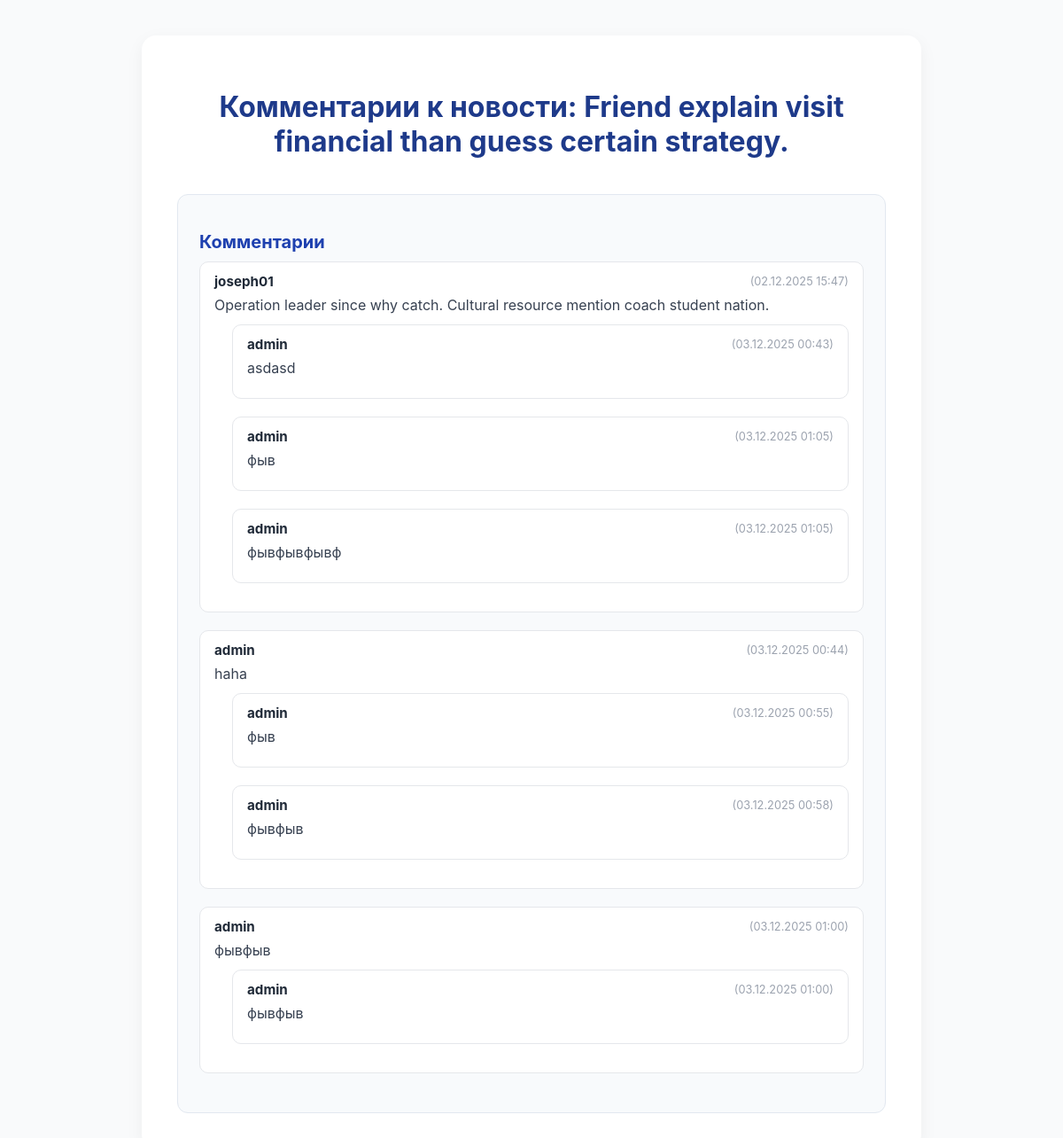
Page /comments/news/13/comments/ on the earlier database version.
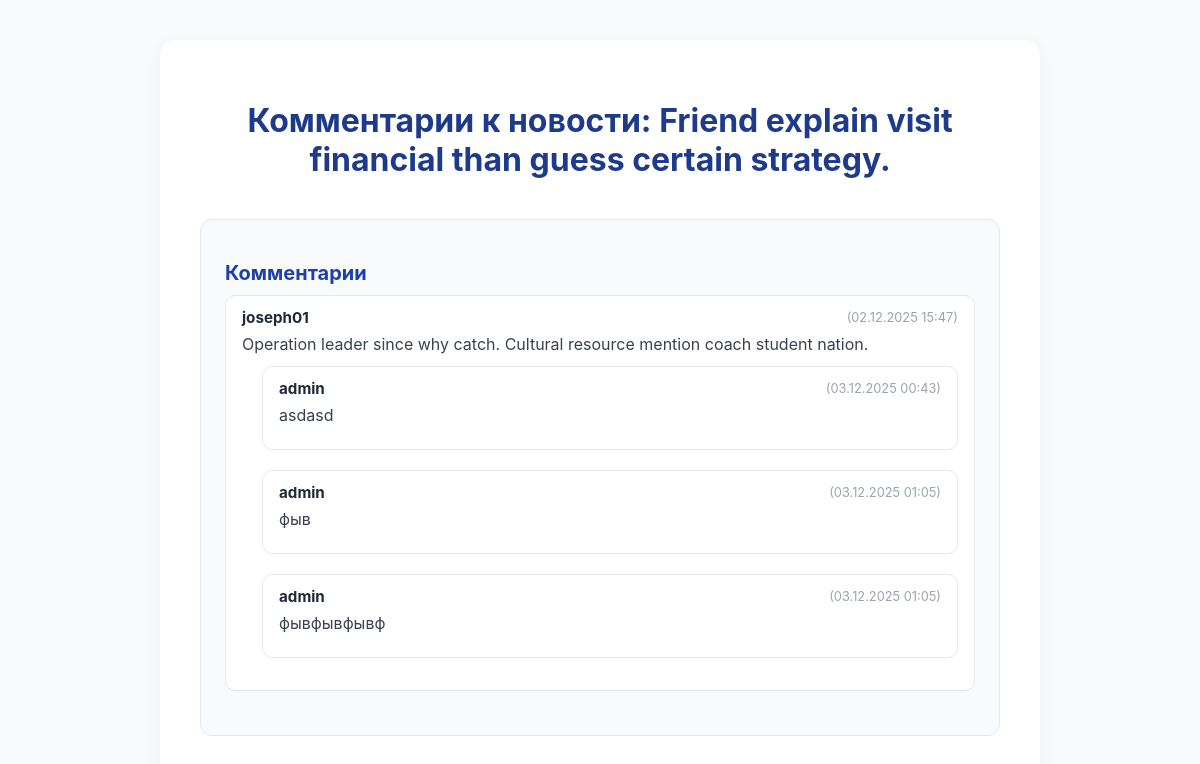
Same page on the later database version.
### apps/comments/models.py (models this page shows, shortened)
class Comment(AbstractBaseModel):
    news = models.ForeignKey(News, on_delete=models.CASCADE, related_name='comments')
    user = models.ForeignKey(User, on_delete=models.CASCADE, related_name='comments')
    text = models.TextField()
    parent = models.ForeignKey('self', null=True, blank=True, on_delete=models.CASCADE, related_name='replies')

### apps/accounts/models.py (models this page shows, shortened)
class User(AbstractUser, AbstractBaseModel):
    email = models.EmailField(unique=True)
    bio = models.TextField(blank=True, null=True)
    avatar = models.ImageField(upload_to='avatars/', blank=True, null=True)
    objects = UserManager()
    USERNAME_FIELD = 'username'
    REQUIRED_FIELDS = ['email']

### apps/comments/views.py (the view)
# urls.py: path('news/<int:news_id>/comments/', views.comment_list, name='comment_list'),
def comment_list(request, news_id):
    news_item = get_object_or_404(News, id=news_id)
    comments = Comment.objects.filter(news=news_item, is_deleted=False, parent__isnull=True)
    if request.headers.get('Accept') == 'application/json':
        serializer = CommentSerializer(comments, many=True)
        return JsonResponse(serializer.data, safe=False)
    context = {
        'news': news_item,
        'comments': comments,
        'title': f'Комментарии к новости: {news_item.title}'
    }
    return render(request, 'comment_list.html', context)

### apps/comments/templates/comment_list.html (shortened to what this page needs)
<!DOCTYPE html>
<html lang="ru">
<head>
</head>
<body>
    <div class="container">
        <h1>{{ title }}</h1>
        <div id="comments-section">
            <h2>Комментарии</h2>
            {% if comments %}
                {% for comment in comments %}
                    <div class="comment">
                        <div class="comment-header">
                            <span class="comment-author">{{ comment.user.username }}</span>
                            <span class="comment-date">({{ comment.created_at|date:"d.m.Y H:i" }})</span>
                        </div>
                        <p class="comment-text">{{ comment.text|linebreaksbr }}</p>
                        {% if comment.replies.all %}
                            <div class="reply">
                                {% for reply in comment.replies.all %}
                                    <div class="comment">
                                        <div class="comment-header">
                                            <span class="comment-author">{{ reply.user.username }}</span>
                                            <span class="comment-date">({{ reply.created_at|date:"d.m.Y H:i" }})</span>
                                        </div>
                                        <p class="comment-text">{{ reply.text|linebreaksbr }}</p>
                                    </div>
                                {% endfor %}
                            </div>
                        {% endif %}
                    </div>
                    {% endfor %}
            {% else %}
                <p>Комментариев пока нет.</p>
            {% endif %}
        </div>
    </div>
</body>
</html>

Differences in the rows shown:
no longer on this page (row edited): Comment: user.username "admin", created_at "03.12.2025 00:44", text "haha", shown under "Комментарии"
no longer on this page (row unchanged): Comment: user.username "admin", created_at "03.12.2025 00:55", text "фыв"
no longer on this page (row unchanged): Comment: user.username "admin", created_at "03.12.2025 00:58", text "фывфыв"
no longer on this page (row edited): Comment: user.username "admin", created_at "03.12.2025 01:00", text "фывфыв", shown under "Комментарии"
no longer on this page (row unchanged): Comment: user.username "admin", created_at "03.12.2025 01:00", text "фывфыв"
